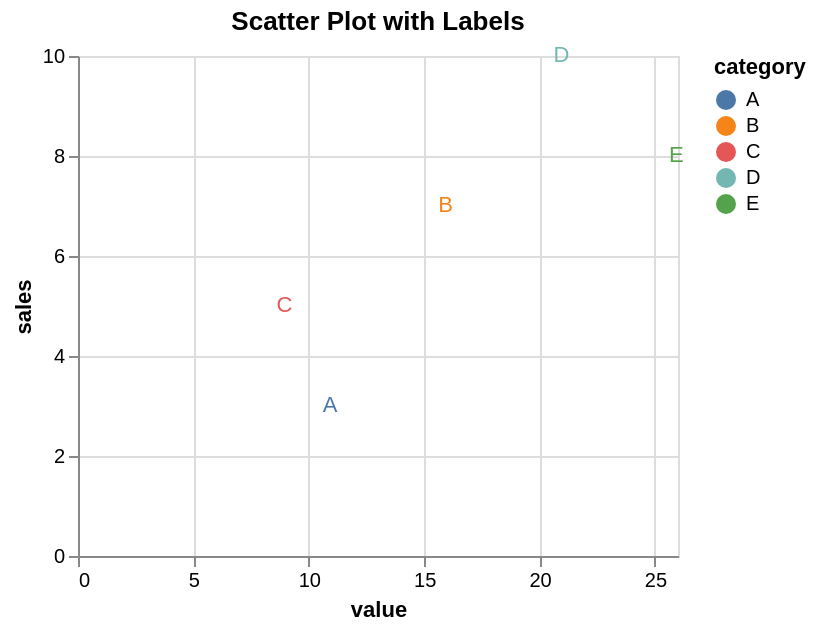

Vega-Lite specification stored for this chart:
### Vega-Lite specification from a JSON file in a GitHub repository (floating-point values rounded to 4 significant figures)
{"$schema": "https://vega.github.io/schema/vega-lite/v5.20.1.json", "config": {"view": {"continuousHeight": 300, "continuousWidth": 300}}, "data": {"name": "data-da9a454df0df8e8c843a0e21b04bad6c"}, "datasets": {"data-da9a454df0df8e8c843a0e21b04bad6c": [{"category": "A", "month": "Jan", "sales": 3, "value": 10}, {"category": "B", "month": "Feb", "sales": 7, "value": 15}, {"category": "C", "month": "Mar", "sales": 5, "value": 8}, {"category": "D", "month": "Apr", "sales": 10, "value": 20}, {"category": "E", "month": "May", "sales": 8, "value": 25}]}, "encoding": {"color": {"field": "category", "type": "nominal"}, "text": {"field": "category", "type": "nominal"}, "x": {"field": "value", "type": "quantitative"}, "y": {"field": "sales", "type": "quantitative"}}, "height": 250, "mark": {"align": "left", "baseline": "middle", "dx": 7, "type": "text"}, "title": "Scatter Plot with Labels", "width": "container"}
